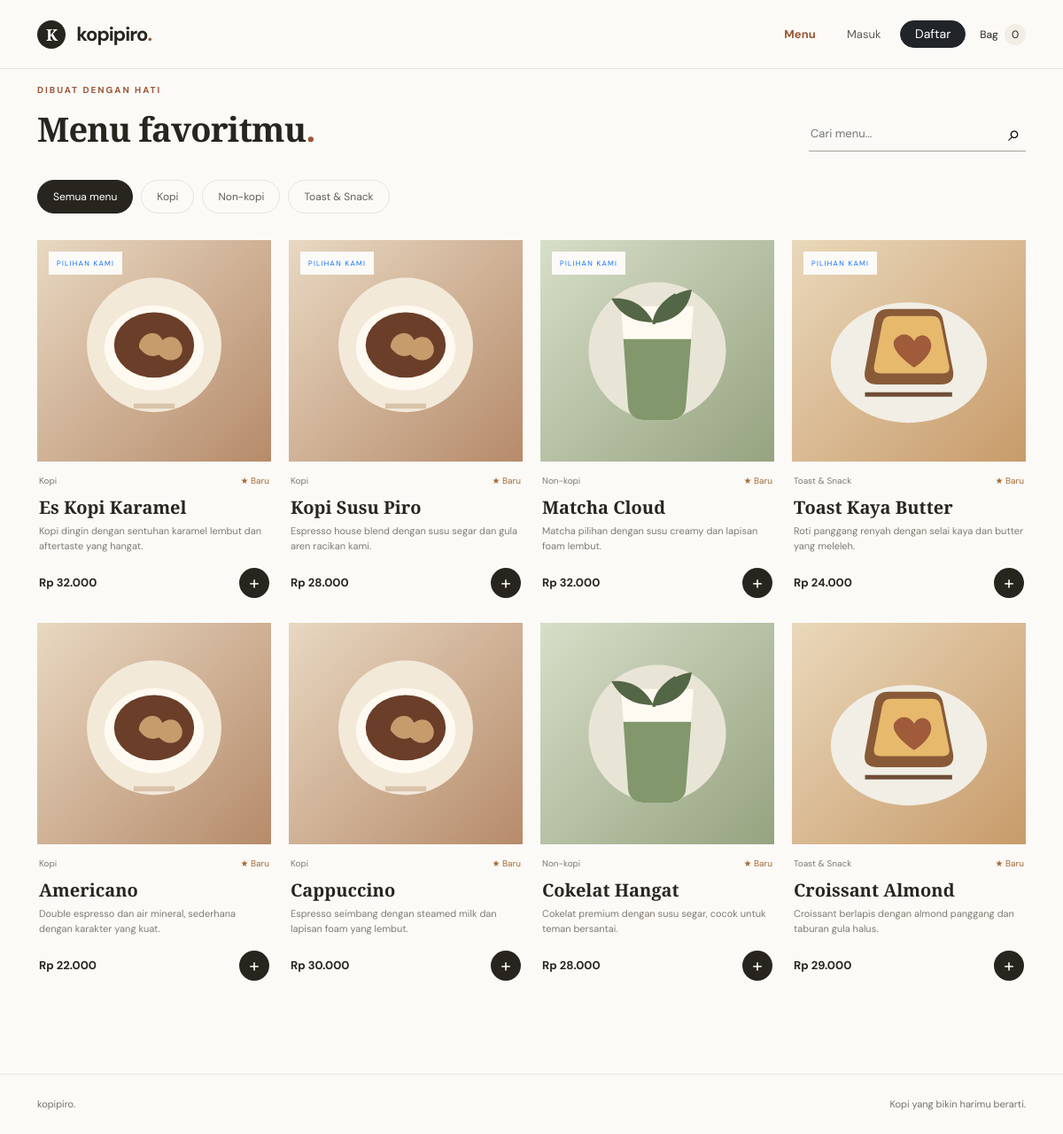
Before: / with the older database file.
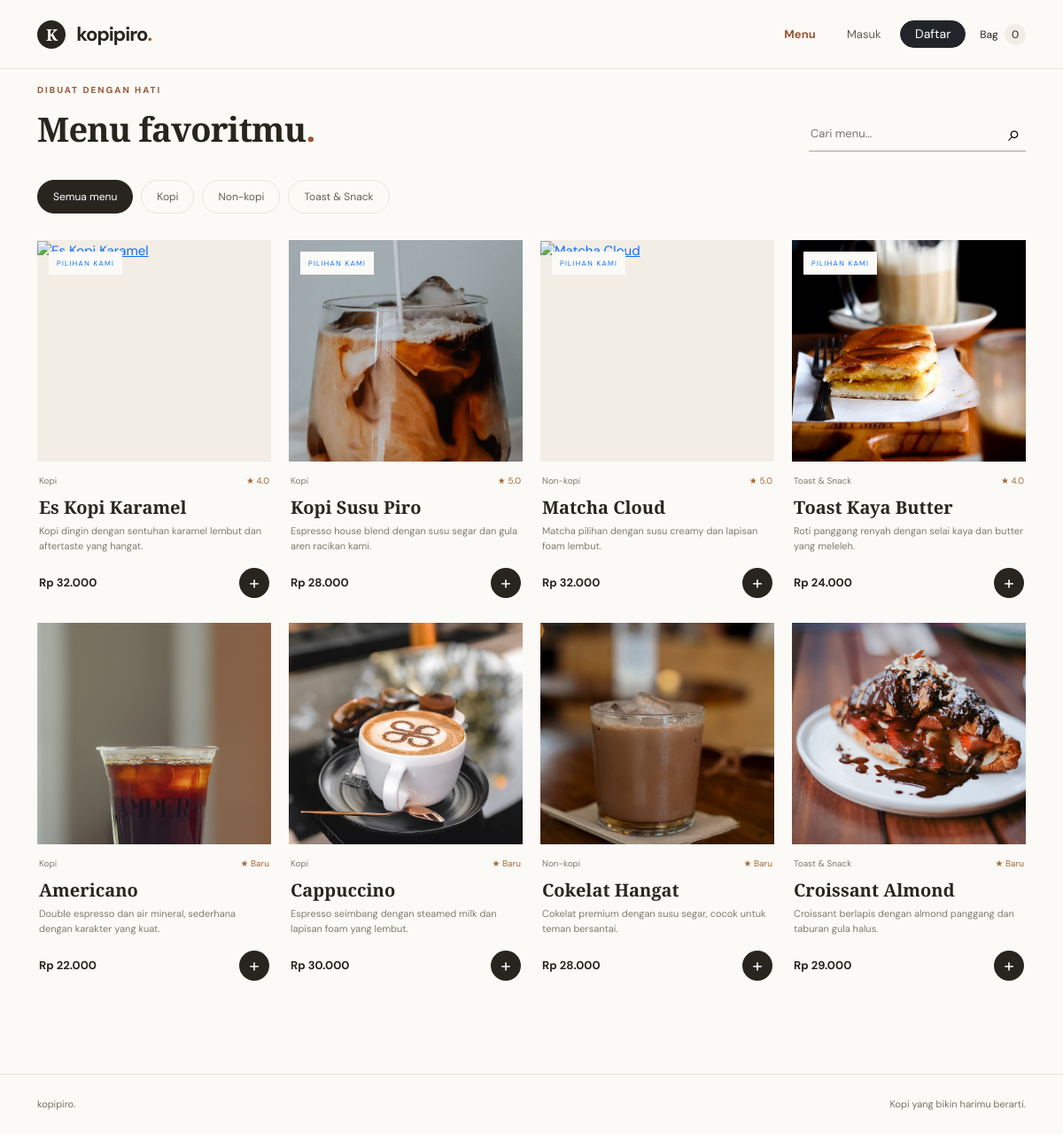
After: the same page with the newer database file.
### tables this page shows
CREATE TABLE categories (
    id INT AUTO_INCREMENT PRIMARY KEY,
    name VARCHAR(80) NOT NULL,
    slug VARCHAR(100) NOT NULL UNIQUE,
    sort_order INT NOT NULL DEFAULT 0
);

CREATE TABLE products (
    id INT AUTO_INCREMENT PRIMARY KEY,
    category_id INT NOT NULL,
    name VARCHAR(120) NOT NULL,
    slug VARCHAR(150) NOT NULL UNIQUE,
    description TEXT NOT NULL,
    price INT UNSIGNED NOT NULL,
    image VARCHAR(255) NULL,
    is_featured TINYINT(1) NOT NULL DEFAULT 0,
    is_available TINYINT(1) NOT NULL DEFAULT 1,
    created_at TIMESTAMP NOT NULL DEFAULT CURRENT_TIMESTAMP,
    CONSTRAINT fk_products_category FOREIGN KEY (category_id) REFERENCES categories(id)
);

### helpers.php (called while the page is built, shortened)
<?php
require_once __DIR__ . '/auth.php';
require_once __DIR__ . '/config.php';
function me(): ?array
{
    if (!logged_in()) {
        return null;
    }
    global $conn;
    $id = (int) $_SESSION['user_id'];
    $statement = $conn->prepare('SELECT id, username, name, role FROM users WHERE id = ? AND is_active = 1');
    $statement->bind_param('i', $id);
    $statement->execute();
    $row = $statement->get_result()->fetch_assoc();
    $user = [
        'id' => (int) $row['id'],
        'username' => $row['username'],
        'name' => $row['name'],
        'role' => $row['role'],
    ];
    return $user;
}
function final_price(int $price, ?array $user): int
{
    $member = $user && $user['role'] === 'customer';
    return $member ? (int) round($price * (1 - DISCOUNT_RATE)) : $price;
}
function image_url(?string $image): ?string
{
    $image = trim((string) $image);
    if (preg_match('#^(?:assets/[a-z0-9_./-]+|uploads/[a-f0-9]{16,32}\.(?:jpg|png|webp))$#i', $image)) {
        return $image;
    }
    return 'assets/img/coffee.svg';
}

### index.php (the view, shortened to what this page needs)
<?php
require_once __DIR__ . '/helpers.php';
$category = trim($_GET['category'] ?? '');
$search = trim($_GET['q'] ?? '');
$sql = 'SELECT p.*, c.name AS category_name, (SELECT ROUND(AVG(r.rating), 1) FROM reviews r WHERE r.product_id = p.id) AS rating FROM products p JOIN categories c ON c.id = p.category_id WHERE p.is_available = 1';
$sql .= ' ORDER BY p.is_featured DESC, p.name';
$statement = $conn->prepare($sql);
$statement->execute();
$products = $statement->get_result()->fetch_all(MYSQLI_ASSOC);
$categories = $conn->query('SELECT name, slug FROM categories ORDER BY sort_order, name')->fetch_all(MYSQLI_ASSOC);
$member = me();
layout_start('Menu', 'menu');
?>
<section class="menu-section" id="menu">
    <div class="container">
        <div class="section-heading"><div><span class="eyebrow">DIBUAT DENGAN HATI</span><h2>Menu favoritmu<span class="brand-dot">.</span></h2></div><form class="search-form" method="get"><input name="q" type="search" value="<?= e($search) ?>" placeholder="Cari menu..."><button aria-label="Cari">⌕</button></form></div>
        <div class="category-row"><a class="category-chip <?= $category === '' ? 'selected' : '' ?>" href="index.php<?= $search ? '?q=' . urlencode($search) : '' ?>">Semua menu</a><?php foreach ($categories as $item): ?><a class="category-chip <?= $category === $item['slug'] ? 'selected' : '' ?>" href="?category=<?= e($item['slug']) ?><?= $search ? '&q=' . urlencode($search) : '' ?>"><?= e($item['name']) ?></a><?php endforeach; ?></div>
        <div class="product-grid">
            <?php foreach ($products as $product): $price = (int) $product['price']; $finalPrice = final_price($price, $member); ?>
                <article class="product-card"><a href="product.php?id=<?= (int) $product['id'] ?>" class="product-photo-wrap"><img class="product-photo" src="<?= e(image_url($product['image'])) ?>" alt="<?= e($product['name']) ?>" loading="lazy"><?php if ($product['is_featured']): ?><span class="photo-tag">PILIHAN KAMI</span><?php endif; ?></a><div class="product-info"><div class="product-meta"><span><?= e($product['category_name']) ?></span><span>★ <?= $product['rating'] ? e($product['rating']) : 'Baru' ?></span></div><h3><a href="product.php?id=<?= (int) $product['id'] ?>"><?= e($product['name']) ?></a></h3><p><?= e($product['description']) ?></p><div class="product-bottom"><div><?php if ($discount): ?><del><?= money($price) ?></del><?php endif; ?><strong><?= money($finalPrice) ?></strong></div><form method="post" action="cart.php" class="js-add-to-cart"><input type="hidden" name="csrf_token" value="<?= e(csrf_token()) ?>"><input type="hidden" name="product_id" value="<?= (int) $product['id'] ?>"><input type="hidden" name="action" value="add"><button class="add-button" aria-label="Tambah <?= e($product['name']) ?>">+</button></form></div></div></article>
            <?php endforeach; ?>
        </div>
    </div>
</section>
<?php layout_end(); ?>

### auth.php (shortened to what this page needs)
<?php
function e($value)
{
    return htmlspecialchars((string) $value, ENT_QUOTES, 'UTF-8');
}
function money($amount)
{
    return 'Rp ' . number_format((float) $amount, 0, ',', '.');
}
function logged_in()
{
    return isset($_SESSION['user_id']);
}
function csrf_token()
{
    return $_SESSION['csrf_token'];
}
function layout_start($title, $active = '')
{
    $user = $_SESSION['username'] ?? null;
    ?>
    <!doctype html>
    <html lang="id">
    <head>
        <link href="https://cdn.jsdelivr.net/npm/bootstrap@5.3.3/dist/css/bootstrap.min.css" rel="stylesheet">
        <link href="assets/style.css?v=<?= (int) @filemtime(__DIR__ . '/assets/style.css') ?>" rel="stylesheet">
    </head>
    <body>
    <nav class="navbar navbar-expand-lg site-nav">
        <div class="container">
            <a class="navbar-brand" href="index.php"><span class="brand-mark">K</span> kopipiro<span class="brand-dot">.</span></a>
            <div class="collapse navbar-collapse" id="siteNav">
                <div class="navbar-nav ms-auto align-items-lg-center gap-lg-2">
                    <a class="nav-link <?= $active === 'menu' ? 'active' : '' ?>" href="index.php">Menu</a>
                    <?php if ($user): ?>
                        <span class="nav-user"><?= e($user) ?></span><form method="post" action="logout.php" class="d-inline"><input type="hidden" name="csrf_token" value="<?= e(csrf_token()) ?>"><button class="btn btn-outline-dark btn-sm rounded-pill px-3">Keluar</button></form>
                    <?php else: ?>
                        <a class="nav-link" href="login.php">Masuk</a><a class="btn btn-dark btn-sm rounded-pill px-3" href="register.php">Daftar</a>
                    <?php endif; ?>
                    <a class="cart-link" href="index.php?cart=open" data-cart-open aria-label="Buka keranjang">Bag <span data-cart-count><?= (int) array_sum($_SESSION['cart'] ?? []) ?></span></a>
                </div>
            </div>
        </div>
    </nav>
    <main>
    <?php
}
function layout_end()
{
    ?>
    </main>
    <footer class="site-footer"><div class="container d-flex justify-content-between flex-wrap gap-2"><span>kopipiro<span class="brand-dot">.</span></span><span>Kopi yang bikin harimu berarti.</span></div></footer>
    </body>
    </html>
    <?php
}

### assets/style.css (style rules this page uses)
:root { --ink:#28251f;--muted:#807a70;--paper:#fbfaf7;--cream:#f2eee6;--line:#e9e4db;--coffee:#9a5535;--serif:'Playfair Display',Georgia,serif;--sans:'DM Sans',Arial,sans-serif }
* { box-sizing:border-box }
html { scroll-behavior:smooth }
body { background:var(--paper);color:var(--ink);font-family:var(--sans);font-size:15px }
.site-nav { height:78px;background:rgba(251,250,247,.94);border-bottom:1px solid var(--line);position:sticky;top:0;z-index:20;backdrop-filter:blur(14px) }
.navbar-brand { font-size:22px;font-weight:700;letter-spacing:-1px;color:var(--ink) }
.brand-mark { display:inline-grid;place-items:center;width:32px;height:32px;margin-right:8px;border-radius:50%;background:var(--ink);color:white;font-family:var(--serif);font-size:18px }
.brand-dot { color:var(--coffee) }
.site-nav .nav-link { font-size:13px;color:#615c54;padding:.6rem .85rem!important }
.site-nav .nav-link.active { color:var(--coffee);font-weight:700 }
.cart-link { font-size:12px;text-decoration:none;color:var(--ink);padding-left:8px }
.cart-link span { display:inline-grid;place-items:center;background:var(--cream);border-radius:50%;width:24px;height:24px;margin-left:4px }
.eyebrow { display:block;color:var(--coffee);font-size:10px;letter-spacing:2px;font-weight:700 }
.menu-section { padding:16px 0 105px }
.section-heading,.dashboard-heading { display:flex;align-items:end;justify-content:space-between;gap:24px;margin-bottom:32px }
.section-heading h2,.panel-heading h2,.review-section h2 { font:600 38px var(--serif);margin:10px 0 0;letter-spacing:-.8px }
.search-form { display:flex;border-bottom:1px solid #a9a195;width:245px }
.search-form input { border:0;background:transparent;outline:0;padding:10px 2px;width:100%;font:13px var(--sans) }
.search-form button { border:0;background:none;font-size:25px }
.category-row { display:flex;gap:9px;flex-wrap:wrap;margin-bottom:30px }
.category-chip { border:1px solid var(--line);padding:9px 17px;border-radius:50px;color:#655f56;text-decoration:none;font-size:12px;transition:.2s }
.category-chip:hover,.category-chip.selected { background:var(--ink);border-color:var(--ink);color:#fff }
.product-grid { display:grid;grid-template-columns:repeat(4,1fr);gap:28px 20px }
.product-card { min-width:0 }
.product-photo-wrap { height:250px;display:block;position:relative;overflow:hidden;background:var(--cream) }
.product-photo { width:100%;height:100%;object-fit:cover;transition:transform .5s }
.photo-tag { position:absolute;top:13px;left:13px;background:var(--paper);padding:7px 9px;font-size:8px;letter-spacing:1.3px }
.product-info { padding:14px 2px 0 }
.product-meta { display:flex;justify-content:space-between;color:var(--muted);font-size:10px }
.product-meta span:last-child { color:#a46935 }
.product-info h3 { font:600 20px var(--serif);margin:9px 0 5px }
.product-info h3 a { color:var(--ink);text-decoration:none }
.product-info p { height:36px;overflow:hidden;color:var(--muted);font-size:11px;line-height:1.55;margin:0 }
.product-bottom { display:flex;align-items:center;justify-content:space-between;margin-top:14px }
.product-bottom strong { display:block;font-size:13px }
.add-button { width:34px;height:34px;border:0;border-radius:50%;background:var(--ink);color:#fff;font-size:21px;line-height:1;transition:.2s }
.site-footer { padding:25px 0;color:#777166;font-size:11px;border-top:1px solid var(--line) }
.cart-link { cursor:pointer }

Changed rows visible on the page:
changed products "Es Kopi Karamel": rating (not shown) → "4.0"; image: picture removed; no longer shows "Baru"
changed products "Kopi Susu Piro": image: a different picture; rating (not shown) → "5.0"; no longer shows "Baru"
changed products "Matcha Cloud": rating (not shown) → "5.0"; image: picture removed; no longer shows "Baru"
changed products "Toast Kaya Butter": image: a different picture; rating (not shown) → "4.0"; no longer shows "Baru"
changed products "Americano": image: a different picture
changed products "Cappuccino": image: a different picture
changed products "Cokelat Hangat": image: a different picture
changed products "Croissant Almond": image: a different picture
